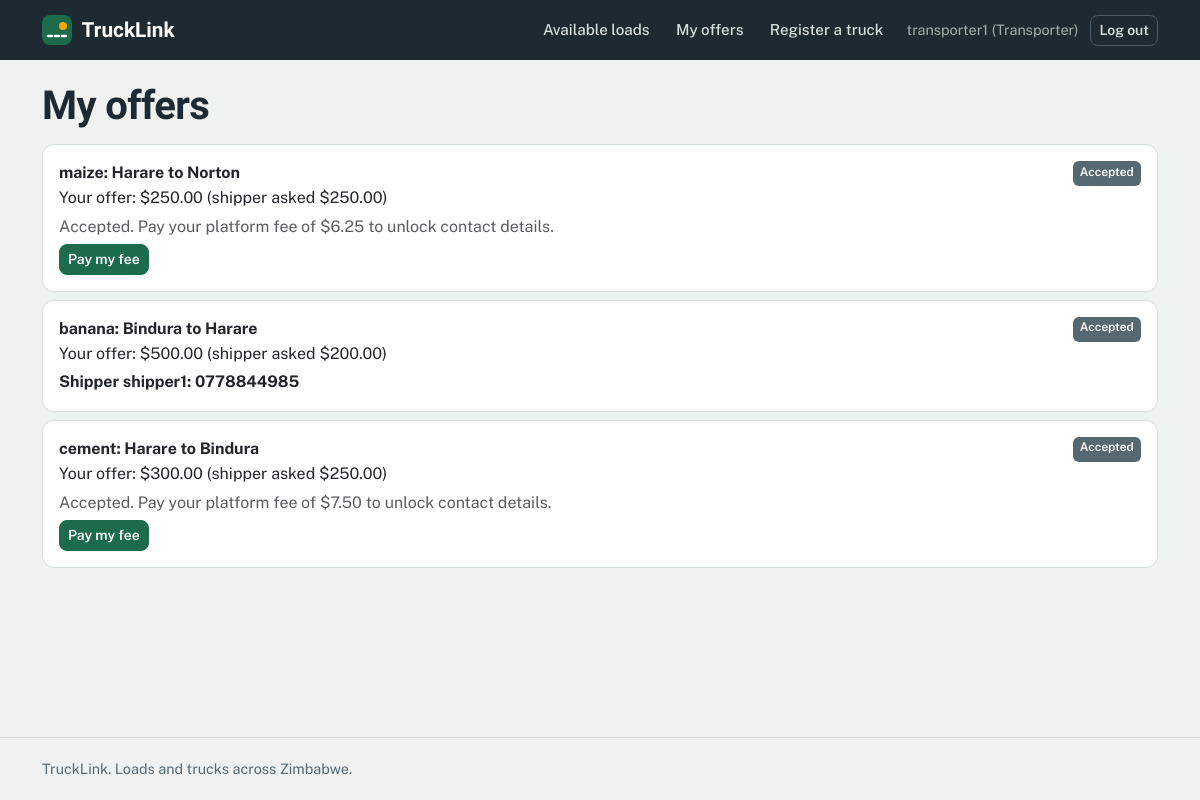
The app's page /loads/offers/ (signed in) with its own data.
### accounts/models.py (models this page shows, shortened)
class Profile(models.Model):
    ROLE_CHOICES = [
        ('shipper', 'Shipper (I have loads)'),
        ('transporter', 'Transporter (I have trucks)'),
    ]
    user = models.OneToOneField(settings.AUTH_USER_MODEL, on_delete=models.CASCADE)
    role = models.CharField(max_length=20, choices=ROLE_CHOICES)
    phone = models.CharField(max_length=20, blank=True)

### loads/models.py (models this page shows, shortened)
class Offer(models.Model):
    STATUS_CHOICES = [
        ('pending', 'Pending'),
        ('accepted', 'Accepted'),
        ('declined', 'Declined'),
    ]
    load = models.ForeignKey(Load, on_delete=models.CASCADE, related_name='offers')
    transporter = models.ForeignKey(settings.AUTH_USER_MODEL, on_delete=models.CASCADE,
                                    related_name='offers')
    truck = models.ForeignKey('trucks.Truck', on_delete=models.SET_NULL,
                              null=True, blank=True)
    price = models.DecimalField(max_digits=10, decimal_places=2)
    message = models.CharField(max_length=200, blank=True)
    status = models.CharField(max_length=20, choices=STATUS_CHOICES, default='pending')
    created_at = models.DateTimeField(auto_now_add=True)
    def _fee(self, percent):
        fee = self.price * Decimal(str(percent)) / Decimal('100')
        minimum = Decimal(str(settings.PLATFORM_FEE_MINIMUM))
        return max(fee, minimum).quantize(Decimal('0.01'))
    @property
    def transporter_fee(self):
        return self._fee(settings.PLATFORM_FEE_PERCENT_TRANSPORTER)
    @property
    def shipper_paid(self):
        return self.payments.filter(status='paid', payer_role='shipper').exists()
    @property
    def transporter_paid(self):
        return self.payments.filter(status='paid', payer_role='transporter').exists()
    @property
    def fee_paid(self):
        return self.shipper_paid and self.transporter_paid

class Load(models.Model):
    STATUS_CHOICES = [
        ('open', 'Open'),
        ('booked', 'Booked'),
        ('delivered', 'Delivered'),
    ]
    shipper = models.ForeignKey(settings.AUTH_USER_MODEL, on_delete=models.CASCADE,
                                related_name='loads', null=True, blank=True)
    title = models.CharField(max_length=100)
    pickup = models.CharField(max_length=100)
    destination = models.CharField(max_length=100)
    weight_tonnes = models.DecimalField(max_digits=6, decimal_places=2)
    offered_price = models.DecimalField(max_digits=10, decimal_places=2)
    pickup_date = models.DateField(null=True, blank=True)
    status = models.CharField(max_length=20, choices=STATUS_CHOICES, default='open')
    created_at = models.DateTimeField(auto_now_add=True)

### loads/views.py (the view)
# urls.py: path('offers/', views.my_offers, name='my_offers'),
@login_required
def my_offers(request):
    if _role(request.user) != 'transporter':
        return redirect('home')
    offers = (Offer.objects.filter(transporter=request.user)
              .select_related('load', 'load__shipper').order_by('-created_at'))
    return render(request, 'loads/my_offers.html', {'offers': offers})

### loads/views.py (called while the page is built)
def _role(user):
    profile = getattr(user, 'profile', None)
    return profile.role if profile else None

### loads/templates/loads/my_offers.html (shortened to what this page needs)
{% extends 'base.html' %}
{% block content %}
<h1 class="mb-3">My offers</h1>
{% for offer in offers %}
<div class="card mb-2">
  <div class="card-body">
    <div class="d-flex justify-content-between">
      <strong>{{ offer.load.title }}: {{ offer.load.pickup }} to {{ offer.load.destination }}</strong>
      <span class="badge bg-secondary">{{ offer.get_status_display }}</span>
    </div>
    <p class="mb-1">Your offer: ${{ offer.price }} (shipper asked ${{ offer.load.offered_price }})</p>
    {% if offer.status == 'accepted' %}
      {% if offer.fee_paid %}
        <p class="mb-0 fw-bold">Shipper {{ offer.load.shipper.username }}: {{ offer.load.shipper.profile.phone|default:"no phone given" }}</p>
      {% elif offer.transporter_paid %}
        <p class="mb-0 text-muted">Your fee is paid. Waiting for the shipper to pay theirs.</p>
      {% else %}
        <p class="mb-1 text-muted">Accepted. Pay your platform fee of ${{ offer.transporter_fee }} to unlock contact details.</p>
        <a href="{% url 'load_detail' offer.load.pk %}" class="btn btn-sm btn-success">Pay my fee</a>
      {% endif %}
    {% endif %}
  </div>
</div>
{% empty %}
<p>You have not made any offers yet. Browse <a href="{% url 'load_list' %}">available loads</a>.</p>
{% endfor %}
{% endblock %}

### accounts/templates/base.html (shortened to what this page needs)
<!DOCTYPE html>
<html lang="en">
<head>
  <link href="https://cdn.jsdelivr.net/npm/bootstrap@5.3.3/dist/css/bootstrap.min.css" rel="stylesheet">
</head>
<body>
  <header class="topbar">
    <div class="container topbar-inner">
      <a href="{% url 'home' %}" class="brand">
        <svg width="30" height="30" viewBox="0 0 30 30" aria-hidden="true"><rect width="30" height="30" rx="8" fill="#1C6B4A"/><path d="M6 21 L24 21" stroke="#fff" stroke-width="2.5" stroke-dasharray="4 3" stroke-linecap="round"/><circle cx="21" cy="11" r="4" fill="#F5A800"/></svg>
        <span>TruckLink</span>
      </a>
      <nav class="navlinks" aria-label="Main">
        {% if user.is_authenticated %}
          {% if user.profile.role == 'shipper' %}
            <a class="navlink" href="{% url 'truck_list' %}">Available trucks</a>
            <a class="navlink" href="{% url 'post_load' %}">Post a load</a>
            <a class="navlink" href="{% url 'my_loads' %}">My loads</a>
          {% elif user.profile.role == 'transporter' %}
            <a class="navlink" href="{% url 'load_list' %}">Available loads</a>
            <a class="navlink" href="{% url 'my_offers' %}">My offers</a>
            <a class="navlink" href="{% url 'add_truck' %}">Register a truck</a>
          {% else %}
            <a class="navlink" href="{% url 'load_list' %}">Loads</a>
            <a class="navlink" href="{% url 'truck_list' %}">Trucks</a>
          {% endif %}
          <span class="userchip">{{ user.username }}{% if user.profile %} ({{ user.profile.role|title }}){% endif %}</span>
          <form method="post" action="{% url 'logout' %}" class="d-inline">
            <button type="submit" class="btn btn-sm btn-nav">Log out</button>
          </form>
        {% else %}
          <a class="navlink" href="{% url 'login' %}">Log in</a>
          <a class="btn btn-sm btn-warning" href="{% url 'register' %}">Register</a>
        {% endif %}
      </nav>
    </div>
  </header>
  <main id="main">
    <div class="container">
      {% block content %}{% endblock %}
    </div>
  </main>
  <footer class="footer">
    <div class="container">TruckLink. Loads and trucks across Zimbabwe.</div>
  </footer>
</body>
</html>

### accounts/templates/base.html (style rules this page uses)
:root { --asphalt:#1E2A32; --mist:#EEF2F1; --paper:#FFFFFF; --msasa:#1C6B4A; --msasa-dark:#14513A; --msasa-tint:#E1F0E9; --amber:#F5A800; --amber-tint:#FFF1CC; --brake:#C93A2B; --brake-tint:#FBE5E1; --line:#D5DDDA; --muted:#566870; --bs-primary-rgb:28,107,74; --bs-success-rgb:28,107,74; --bs-warning-rgb:245,168,0; --bs-danger-rgb:201,58,43; --bs-secondary-rgb:86,104,112; }
body { font-family:'Public Sans',system-ui,-apple-system,'Segoe UI',sans-serif; background:var(--mist); color:var(--asphalt); line-height:1.55; min-height:100vh; display:flex; flex-direction:column; }
main { flex:1; }
h1,h2,h3,h4,.display-font { font-family:'Bricolage Grotesque','Public Sans',sans-serif; font-weight:700; letter-spacing:-.015em; line-height:1.1; }
main h1 { margin-top:1.5rem; }
a { color:var(--msasa); }
.topbar { background:var(--asphalt); color:#fff; }
.topbar-inner { display:flex; align-items:center; justify-content:space-between; gap:1rem; padding-top:.75rem; padding-bottom:.75rem; }
.brand { display:flex; align-items:center; gap:.6rem; color:#fff; text-decoration:none; font-family:'Bricolage Grotesque',sans-serif; font-weight:700; font-size:1.3rem; }
.navlinks { display:flex; align-items:center; gap:.25rem; flex-wrap:wrap; justify-content:flex-end; }
.navlink { color:#D7E0DD; text-decoration:none; padding:.4rem .7rem; border-radius:8px; font-weight:500; font-size:.95rem; }
.userchip { color:#9FB2AC; font-size:.9rem; padding:0 .5rem; }
.btn { border-radius:8px; font-weight:600; }
.btn-primary, .btn-success { --bs-btn-color:#fff; --bs-btn-bg:#1C6B4A; --bs-btn-border-color:#1C6B4A; --bs-btn-hover-color:#fff; --bs-btn-hover-bg:#14513A; --bs-btn-hover-border-color:#14513A; --bs-btn-active-color:#fff; --bs-btn-active-bg:#14513A; --bs-btn-active-border-color:#14513A; }
.btn-nav { --bs-btn-color:#D7E0DD; --bs-btn-border-color:#4B5C66; --bs-btn-hover-color:#fff; --bs-btn-hover-bg:rgba(255,255,255,.1); --bs-btn-hover-border-color:#9FB2AC; --bs-btn-active-color:#fff; --bs-btn-active-bg:rgba(255,255,255,.15); }
.card { border:1px solid var(--line); border-radius:12px; background:var(--paper); box-shadow:none; }
.badge { border-radius:6px; font-weight:600; padding:.35em .6em; }
.footer { border-top:1px solid var(--line); color:var(--muted); padding:1.25rem 0; margin-top:2rem; font-size:.9rem; }

### records on screen
Offer: load "maize", load.pickup "Harare", load.destination "Norton", status "Accepted", price "250.00", load.offered_price "250.00", transporter_fee "6.25"
Offer: load "banana", load.pickup "Bindura", load.destination "Harare", status "Accepted", price "500.00", load.offered_price "200.00", load.shipper.username "shipper1", load.shipper.profile.phone "0778844985"
Offer: load "cement", load.pickup "Harare", load.destination "Bindura", status "Accepted", price "300.00", load.offered_price "250.00", transporter_fee "7.50"

### other values on screen
{{ user.username }} "transporter1"
{{ user.profile.role|title }} "Transporter"
